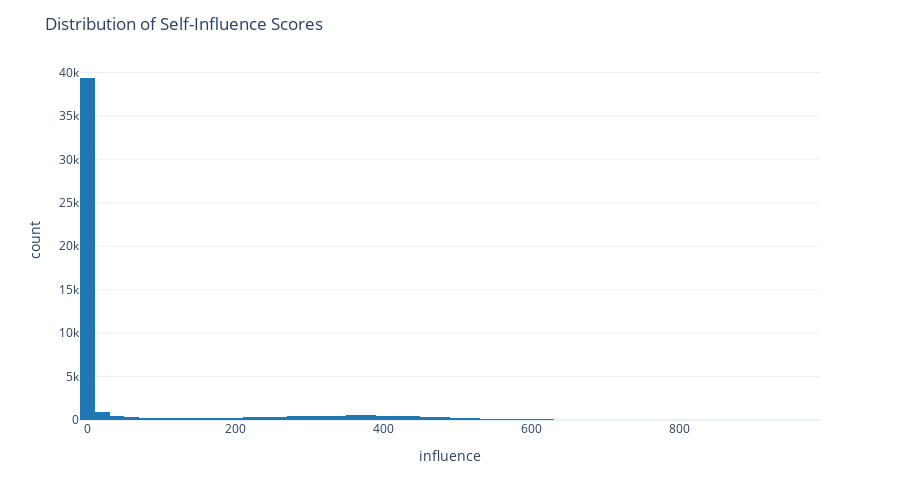
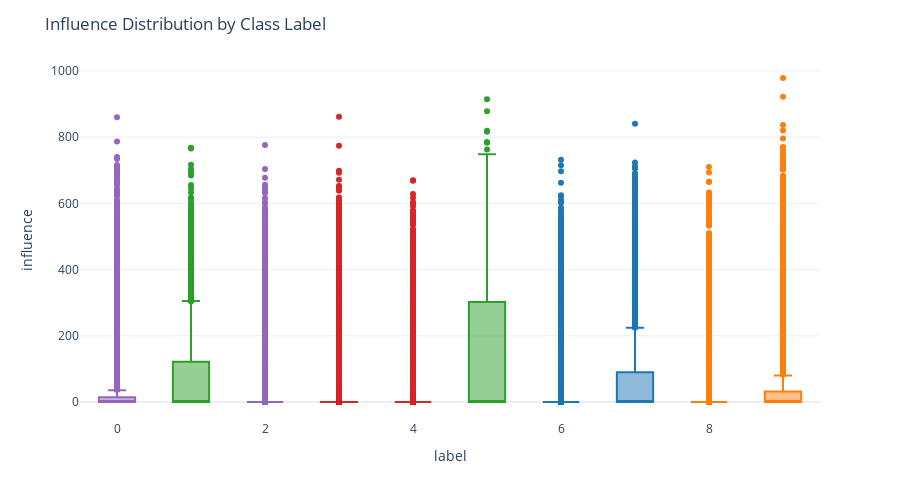

These figures' notebook cell, in order:
### Markdown cell above
# Example: Simple self-influence pipeline usage with CIFAR-10 from torchvision

### Code cell
# Example: Simple pipeline usage with CIFAR-10 from torchvision

# Preprocessing/transform for CIFAR-10
cifar10_transform = transforms.Compose([
    transforms.ToTensor(),
    transforms.Normalize((0.5, 0.5, 0.5), (0.5, 0.5, 0.5)),
])

# Load CIFAR-10 training set from torchvision
cifar10_train = torchvision.datasets.CIFAR10(root='./data', train=True, download=True, transform=cifar10_transform)

# Example model and dummy checkpoints
# (You can save your checkpoints or use model.state_dict() as needed)
model = ResNet(num_classes=10, n=9)
checkpoints = [f'checkpoints_CIFAR10/resnet_epoch_{i}.pth' for i in range(30, 271, 30)]

# Setup pipeline
pipeline = TracInPipeline(
    model=model, 
    checkpoints=checkpoints[-2:], 
    batch_size=128, 
    device=device
)

total_influence, results, metrics = pipeline.run(cifar10_train)

print(results.head())

### Figure 1 — Plotly figure (JSON) as saved in the notebook; plotly's stock layout.template omitted (floating-point values rounded to 4 significant figures; data arrays with more than 128 entries replaced by an {"elided": "..."} marker saying what was removed)
{"data": [{"bingroup": "x", "hovertemplate": "influence=%{x}<br>count=%{y}<extra></extra>", "legendgroup": "", "marker": {"color": "#1f77b4", "pattern": {"shape": ""}}, "name": "", "nbinsx": 60, "orientation": "v", "showlegend": false, "type": "histogram", "x": {"elided": "50000 float values"}, "xaxis": "x", "yaxis": "y"}], "layout": {"barmode": "relative", "height": 500, "legend": {"tracegroupgap": 0}, "margin": {"t": 60}, "title": {"text": "Distribution of Self-Influence Scores"}, "width": 900, "xaxis": {"anchor": "y", "domain": [0, 1], "title": {"text": "influence"}}, "yaxis": {"anchor": "x", "domain": [0, 1], "title": {"text": "count"}}}}

### Figure 2 — Plotly figure (JSON) as saved in the notebook; plotly's stock layout.template omitted (floating-point values rounded to 4 significant figures; data arrays with more than 128 entries replaced by an {"elided": "..."} marker saying what was removed)
{"data": [{"alignmentgroup": "True", "hovertemplate": "label=%{x}<br>influence=%{y}<extra></extra>", "legendgroup": "6", "marker": {"color": "#1f77b4"}, "name": "6", "notched": false, "offsetgroup": "6", "orientation": "v", "showlegend": true, "type": "box", "x": {"elided": "5000 int values"}, "x0": " ", "xaxis": "x", "y": {"elided": "5000 float values"}, "y0": " ", "yaxis": "y"}, {"alignmentgroup": "True", "hovertemplate": "label=%{x}<br>influence=%{y}<extra></extra>", "legendgroup": "9", "marker": {"color": "#ff7f0e"}, "name": "9", "notched": false, "offsetgroup": "9", "orientation": "v", "showlegend": true, "type": "box", "x": {"elided": "5000 int values"}, "x0": " ", "xaxis": "x", "y": {"elided": "5000 float values"}, "y0": " ", "yaxis": "y"}, {"alignmentgroup": "True", "hovertemplate": "label=%{x}<br>influence=%{y}<extra></extra>", "legendgroup": "4", "marker": {"color": "#d62728"}, "name": "4", "notched": false, "offsetgroup": "4", "orientation": "v", "showlegend": true, "type": "box", "x": {"elided": "5000 int values"}, "x0": " ", "xaxis": "x", "y": {"elided": "5000 float values"}, "y0": " ", "yaxis": "y"}, {"alignmentgroup": "True", "hovertemplate": "label=%{x}<br>influence=%{y}<extra></extra>", "legendgroup": "1", "marker": {"color": "#2ca02c"}, "name": "1", "notched": false, "offsetgroup": "1", "orientation": "v", "showlegend": true, "type": "box", "x": {"elided": "5000 int values"}, "x0": " ", "xaxis": "x", "y": {"elided": "5000 float values"}, "y0": " ", "yaxis": "y"}, {"alignmentgroup": "True", "hovertemplate": "label=%{x}<br>influence=%{y}<extra></extra>", "legendgroup": "2", "marker": {"color": "#9467bd"}, "name": "2", "notched": false, "offsetgroup": "2", "orientation": "v", "showlegend": true, "type": "box", "x": {"elided": "5000 int values"}, "x0": " ", "xaxis": "x", "y": {"elided": "5000 float values"}, "y0": " ", "yaxis": "y"}, {"alignmentgroup": "True", "hovertemplate": "label=%{x}<br>influence=%{y}<extra></extra>", "legendgroup": "7", "marker": {"color": "#1f77b4"}, "name": "7", "notched": false, "offsetgroup": "7", "orientation": "v", "showlegend": true, "type": "box", "x": {"elided": "5000 int values"}, "x0": " ", "xaxis": "x", "y": {"elided": "5000 float values"}, "y0": " ", "yaxis": "y"}, {"alignmentgroup": "True", "hovertemplate": "label=%{x}<br>influence=%{y}<extra></extra>", "legendgroup": "8", "marker": {"color": "#ff7f0e"}, "name": "8", "notched": false, "offsetgroup": "8", "orientation": "v", "showlegend": true, "type": "box", "x": {"elided": "5000 int values"}, "x0": " ", "xaxis": "x", "y": {"elided": "5000 float values"}, "y0": " ", "yaxis": "y"}, {"alignmentgroup": "True", "hovertemplate": "label=%{x}<br>influence=%{y}<extra></extra>", "legendgroup": "3", "marker": {"color": "#d62728"}, "name": "3", "notched": false, "offsetgroup": "3", "orientation": "v", "showlegend": true, "type": "box", "x": {"elided": "5000 int values"}, "x0": " ", "xaxis": "x", "y": {"elided": "5000 float values"}, "y0": " ", "yaxis": "y"}, {"alignmentgroup": "True", "hovertemplate": "label=%{x}<br>influence=%{y}<extra></extra>", "legendgroup": "5", "marker": {"color": "#2ca02c"}, "name": "5", "notched": false, "offsetgroup": "5", "orientation": "v", "showlegend": true, "type": "box", "x": {"elided": "5000 int values"}, "x0": " ", "xaxis": "x", "y": {"elided": "5000 float values"}, "y0": " ", "yaxis": "y"}, {"alignmentgroup": "True", "hovertemplate": "label=%{x}<br>influence=%{y}<extra></extra>", "legendgroup": "0", "marker": {"color": "#9467bd"}, "name": "0", "notched": false, "offsetgroup": "0", "orientation": "v", "showlegend": true, "type": "box", "x": {"elided": "5000 int values"}, "x0": " ", "xaxis": "x", "y": {"elided": "5000 float values"}, "y0": " ", "yaxis": "y"}], "layout": {"boxmode": "overlay", "height": 500, "legend": {"title": {"text": "label"}, "tracegroupgap": 0}, "margin": {"t": 60}, "showlegend": false, "title": {"text": "Influence Distribution by Class Label"}, "width": 900, "xaxis": {"anchor": "y", "categoryarray": [6, 9, 4, 1, 2, 7, 8, 3, 5, 0], "categoryorder": "array", "domain": [0, 1], "title": {"text": "label"}}, "yaxis": {"anchor": "x", "domain": [0, 1], "title": {"text": "influence"}}}}
